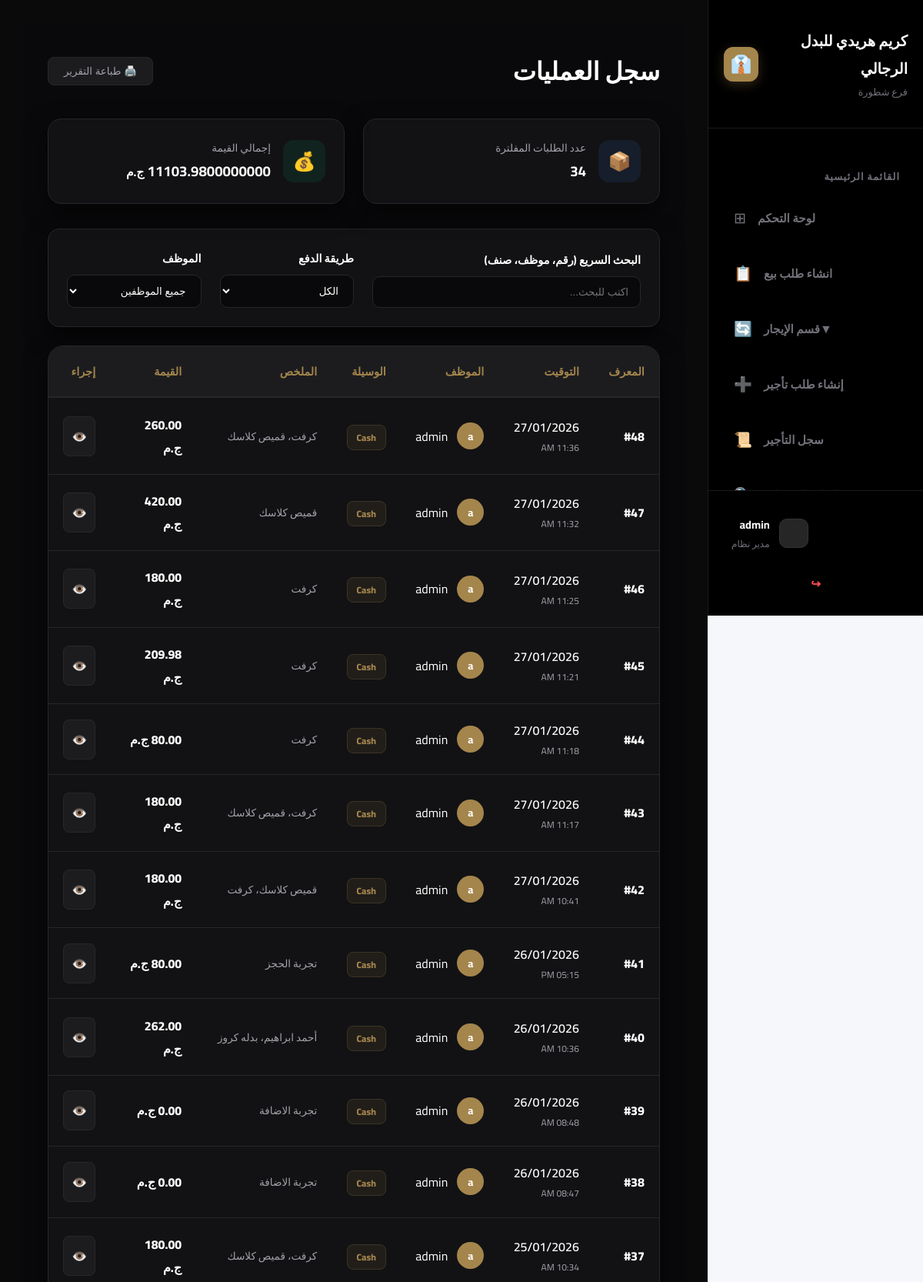
/pos/orders/ (signed in, upper part), run on the app's committed database.
### accounts/models.py (models this page shows, shortened)
class Users(AbstractUser):
    ROLE_CHOICES = (
        ('manager', 'مدير'),
        ('employee', 'موظف'),
        ('designer', 'Designer'),
    )
    role = models.CharField(max_length=10, choices=ROLE_CHOICES, default='employee')
    job_title = models.CharField(max_length=100, blank=True, null=True)
    mobile = models.CharField(max_length=15)

### pos/models.py (models this page shows, shortened)
class Order(models.Model):
    PAYMENT_CHOICES = (('cash', 'Cash'), ('visa', 'Visa'))
    user = models.ForeignKey(settings.AUTH_USER_MODEL, on_delete=models.CASCADE)
    customer = models.ForeignKey(Customer, on_delete=models.CASCADE, null=True, blank=True, verbose_name="العميل")
    payment_method = models.CharField(max_length=10, choices=PAYMENT_CHOICES)
    total_price = models.DecimalField(max_digits=10, decimal_places=2)
    created_at = models.DateTimeField(auto_now_add=True)
    status = models.ForeignKey(Status_order, on_delete=models.CASCADE, verbose_name="حالة الطلب", null=True, blank=True, default=1)

class OrderItem(models.Model):
    order = models.ForeignKey(Order, related_name='items', on_delete=models.CASCADE)
    product = models.ForeignKey(InventoryItem, on_delete=models.CASCADE, verbose_name="الصنف")
    price = models.DecimalField(max_digits=10, decimal_places=2, verbose_name="سعر البيع")
    quantity = models.DecimalField(max_digits=10, decimal_places=2, verbose_name="الكمية")
    rental_order = models.ForeignKey(RentalOrder, on_delete=models.CASCADE, null=True, blank=True, verbose_name="طلب إيجار")

class InventoryItem(models.Model):
    name = models.CharField(max_length=200, verbose_name="اسم الصنف")
    category = models.ForeignKey(IngredientCategory, on_delete=models.CASCADE, related_name='items', verbose_name="الفئة")
    size = models.ForeignKey(Size_choices, on_delete=models.CASCADE, verbose_name="الحجم")
    color = models.ForeignKey(Colors_choices, on_delete=models.CASCADE, verbose_name="اللون")
    quantity = models.PositiveIntegerField(verbose_name="الكمية الحالية")
    min_limit = models.PositiveIntegerField(verbose_name="حد الطلب (الحد الأدنى)")
    unit = models.ForeignKey(Unit_choices, on_delete=models.CASCADE, verbose_name="الوحدة")
    unit_cost = models.DecimalField(max_digits=10, decimal_places=2, verbose_name="سعر الوحدة")
    supply_cost = models.DecimalField(max_digits=10, decimal_places=2, verbose_name="تكلفة التوريد")
    profit = models.DecimalField(max_digits=10, decimal_places=2, verbose_name="الربح المتوقع")
    updated_at = models.DateTimeField(auto_now=True, verbose_name="آخر تحديث")
    Supplier = models.ForeignKey(Supplier, on_delete=models.CASCADE, verbose_name="المورد")
    is_rental = models.BooleanField(default=False, verbose_name="هل الصنف للإيجار؟")
    rental_code = models.CharField(max_length=20, unique=True, null=True, blank=True, editable=False, verbose_name="كود الصنف")

### pos/views.py (the view)
# urls.py: path('orders/', views.orders, name='orders'),
def orders(request):
    user = request.user
    staff_members = None
    if hasattr(user, 'role') and user.role == 'manager':
        all_orders = Order.objects.all().prefetch_related('items__product').order_by('-created_at')
        staff_members = User.objects.all()
    else:
        all_orders = Order.objects.filter(user=user).prefetch_related('items__product').order_by('-created_at')
    total_sales = all_orders.aggregate(Sum('total_price'))['total_price__sum']
    return render(request, 'pos/orders.html', {'orders': all_orders, 'total_sales': total_sales or 0, 'staff_members': staff_members})

### accounts/context_processors.py (called while the page is built)
def notifications_processor(request):
    if request.user.is_authenticated:
        notifications = Notification.objects.filter(user=request.user, is_deleted=False).order_by('-created_at')[:10]
    else:
        notifications = []
    return {'notifications': notifications}

### templates/pos/orders.html (shortened to what this page needs)
{% extends 'base.html' %}
{% load static %}
{% block extra_css %}
<link rel="stylesheet" href="{% static 'css/orders.css' %}">
{% endblock %}
{% block content %}
<div class="orders-container">
    <header class="orders-header">
        <div style="display: flex; justify-content: space-between; align-items: center; margin-bottom: 2rem;">
            <h1 style="font-weight: 800; color: var(--text-dark);">سجل العمليات</h1>
            <button class="action-btn-view" onclick="window.print()" style="padding: 10px 20px;">🖨️ طباعة التقرير</button>
        </div>
        <div class="stats-grid">
            <div class="stat-card">
                <div class="stat-icon blue">📦</div>
                <div class="stat-info">
                    <p style="color: var(--text-gray); font-size: 0.85rem;">عدد الطلبات المفلترة</p>
                    <h3 id="orderCountDisplay">{{ orders.count }}</h3>
                </div>
            </div>
            <div class="stat-card">
                <div class="stat-icon green">💰</div>
                <div class="stat-info">
                    <p style="color: var(--text-gray); font-size: 0.85rem;">إجمالي القيمة</p>
                    <h3 id="filteredSalesDisplay">{{ total_sales|default:"0.00" }} <small>ج.م</small></h3>
                </div>
            </div>
        </div>
    </header>
    <section class="filters-bar">
        <div class="filter-group" style="flex: 2;">
            <label>البحث السريع (رقم، موظف، صنف)</label>
            <div class="search-box">
                <input type="text" id="proSearchInput" placeholder="اكتب للبحث...">
            </div>
        </div>
        <div class="filter-group" style="flex: 1;">
            <label>طريقة الدفع</label>
            <select id="paymentFilter" class="custom-select">
                <option value="all">الكل</option>
            </select>
        </div>
        {% if request.user.role == 'manager' %}
        <div class="filter-group" style="flex: 1;">
            <label>الموظف</label>
            <select id="staffFilter" class="custom-select">
                <option value="all">جميع الموظفين</option>
            </select>
        </div>
        {% endif %}
    </section>
    <div class="table-wrapper">
        <table class="orders-table" id="ordersTable">
            <thead>
                <tr>
                    <th>المعرف</th>
                    <th>التوقيت</th>
                    <th>الموظف</th>
                    <th>الوسيلة</th>
                    <th>الملخص</th>
                    <th>القيمة</th>
                    <th>إجراء</th>
                </tr>
            </thead>
            <tbody id="ordersBody">
                {% for order in orders %}
                <tr class="order-row fade-in"
                    data-payment="{{ order.payment_method }}"
                    data-staff="{{ order.user.get_full_name|default:order.user.username }}">
                    <td class="order-id">#{{ order.id }}</td>
                    <td>
                        <div style="font-weight: 600;">{{ order.created_at|date:"d/m/Y" }}</div>
                        <div style="font-size: 0.75rem; color: var(--text-gray);">{{ order.created_at|date:"h:i A" }}</div>
                    </td>
                    <td>
                        <div class="staff-profile">
                            <div class="avatar-circle">{{ order.user.get_full_name|default:order.user.username|slice:":1" }}</div>
                            <span>{{ order.user.get_full_name|default:order.user.username }}</span>
                        </div>
                    </td>
                    <td>
                        <span class="payment-badge {{ order.payment_method }}">
                            {{ order.get_payment_method_display }}
                        </span>
                    </td>
                    <td>
                        <div style="font-size: 0.85rem; color: var(--text-gray); max-width: 200px;">
                            {% for item in order.items.all %}
                                {{ item.product.name }}{% if not forloop.last %}، {% endif %}
                            {% endfor %}
                        </div>
                    </td>
                    <td style="font-weight: 800;"><span class="price-val">{{ order.total_price }}</span> ج.م</td>
                    <td>
                        <a href="{% url 'order_detail' order.id %}" class="action-btn-view" style="text-decoration: none;">👁️</a>
                    </td>
                </tr>
                {% empty %}
                <tr><td colspan="7" style="text-align:center; padding: 2rem;">لا توجد طلبات مسجلة</td></tr>
                {% endfor %}
            </tbody>
        </table>
    </div>
</div>
{% endblock %}

### templates/includes/sidebar.html (shortened to what this page needs)
<aside class="sidebar">
    <div class="sidebar-header">
        <div class="brand-info">
            <h2 class="store-name">كريم هريدي للبدل الرجالي</h2>
            <p class="store-branch">فرع شطورة</p>
        </div>
        <div class="brand-logo">
            <div class="logo-circle">👔</div> </div>
    </div>
    <nav class="sidebar-menu">
        <div class="menu-section">
            <h3 class="menu-title">القائمة الرئيسية</h3>
            <ul class="menu-items">
                <li>
                    <a href="{% url 'dashboard' %}" class="{% if request.path == '/' %}active{% endif %}">
                        <span class="icon">⊞</span>
                        <span class="text">لوحة التحكم</span>
                    </a>
                </li>
                <li>
                    <a href="{% url 'pos_page' %}" class="{% if request.resolver_match.url_name == 'pos_page' %}active{% endif %}">
                        <span class="icon">📋</span>
                        <span class="text">انشاء طلب بيع</span>
                    </a>
                </li>
                <li class="menu-item-dropdown">
                    <a href="javascript:void(0)" class="dropdown-trigger {% if 'rental' in request.path %}active{% endif %}" onclick="toggleDropdown(this)">
                        <span class="icon">🔄</span>
                        <span class="text">قسم الإيجار</span>
                        <span class="arrow">▼</span>
                    </a>
                    <ul class="submenu">
                        <li>
                            <a href="{% url 'pos_rental_page' %}" class="{% if request.resolver_match.url_name == 'pos_rental_page' %}active{% endif %}">
                                <span class="icon">➕</span>
                                <span class="text">إنشاء طلب تأجير</span>
                            </a>
                        </li>
                        <li>
                            <a href="/pos/rental_items/" class="{% if '/pos/rental_items/' in request.path %}active{% endif %}">
                                <span class="icon">📜</span>
                                <span class="text">سجل التأجير</span>
                            </a>
                        </li>
                        <li>
                            <a href="/pos/rental-items-log/" class="{% if '/pos/rental_items_list/' in request.path %}active{% endif %}">
                                <span class="icon">🔍</span>
                                <span class="text">تتبع البدل والمنتجات</span>
                            </a>
                        </li>
                    </ul>
                </li>
            </ul>
        </div>
    </nav>
    <div class="user-section">
        <div class="user-info-wrapper">
            <div class="user-avatar">
            </div>
            <div class="user-details">
                <h4 class="user-name">
                    {% if user.is_authenticated %}
                        {{ user.get_full_name|default:user.username }}
                    {% else %}
                        زائر
                    {% endif %}
                </h4>
                <p class="user-role">
                    {% if user.is_authenticated %}
                        {% if user.is_superuser %}مدير نظام{% else %}كاشير{% endif %}
                    {% else %}
                        غير مسجل
                    {% endif %}
                </p>
            </div>
        </div>
        <form method="post" action="{% url 'logout' %}">
            <button type="submit" class="logout-btn" title="تسجيل الخروج">
                <span class="logout-icon">↪</span>
            </button>
        </form>
    </div>
</aside>

### static/css/base.css (style rules this page uses)
.main-content label { color: #ffffff !important; margin-bottom: 8px; display: inline-block; font-weight: 600; }

### static/css/sidebar.css (style rules this page uses)
:root { --accent-gold: #a4854c; --surface-dark: #111111; --bg-active: #1c1c1c; --text-gold: #bc9c65; --text-white: #ffffff; --text-dim: #71717a; --sidebar-width: 280px; }
.sidebar { width: var(--sidebar-width); height: 100vh; background: #000000; display: flex; flex-direction: column; border-left: 1px solid #1a1a1a; position: fixed; right: 0; top: 0; font-family: 'Cairo', sans-serif; z-index: 1000; }
.sidebar-header { padding: 35px 20px; display: flex; justify-content: flex-end; align-items: center; gap: 15px; border-bottom: 1px solid #1a1a1a; }
.store-name { font-size: 1.2rem; font-weight: 800; margin: 0; color: var(--text-white); }
.store-branch { font-size: 0.8rem; margin: 0; color: var(--text-dim); }
.logo-circle { width: 45px; height: 45px; background: var(--accent-gold); border-radius: 12px; display: flex; align-items: center; justify-content: center; font-size: 1.4rem; color: white; box-shadow: 0 4px 15px rgba(164, 133, 76, 0.3); }
.sidebar-menu { flex-grow: 1; padding: 25px 15px; overflow-y: auto; }
.menu-title { font-size: 0.8rem; color: var(--text-dim); margin: 25px 15px 10px 0; font-weight: 700; text-transform: uppercase; letter-spacing: 1px; }
.menu-items { list-style: none; padding: 0; margin: 0; }
.menu-items li a { display: flex; align-items: center; justify-content: flex-end; padding: 14px 18px; text-decoration: none; color: var(--text-dim); border-radius: 14px; margin-bottom: 8px; transition: all 0.3s cubic-bezier(0.4, 0, 0.2, 1); position: relative; }
.menu-items li a .icon { order: 2; margin-left: 0; margin-right: 15px; font-size: 1.2rem; }
.menu-items li a .text { order: 1; font-weight: 600; font-size: 0.95rem; }
.user-section { padding: 20px; border-top: 1px solid #1a1a1a; display: flex; flex-direction: column; gap: 10px; }
.user-info-wrapper { display: flex; align-items: center; justify-content: flex-end; gap: 12px; padding: 10px; }
.user-avatar { width: 38px; height: 38px; background: #262626; border: 1px solid #333; border-radius: 10px; display: flex; align-items: center; justify-content: center; color: var(--accent-gold); font-weight: bold; }
.user-name { font-size: 0.9rem; margin: 0; color: var(--text-white); font-weight: 700; }
.user-role { font-size: 0.75rem; margin: 0; color: var(--text-dim); }
.logout-btn { display: flex; align-items: center; justify-content: center; gap: 8px; background: none; border: none; color: #ff4d4d; font-size: 0.95rem; font-weight: 700; cursor: pointer; padding: 12px; width: 100%; transition: 0.2s; }

### templates/base.html (style rules this page uses)
* { margin: 0; padding: 0; box-sizing: border-box; }
body { font-family: 'Cairo', sans-serif; background-color: #f5f7fa; margin: 0; padding-right: 280px; min-height: 100vh; }

### data on the page
Users: get_full_name "admin"
Order: id "48", created_at "27/01/2026", created_at "11:36 AM", user.get_full_name "a", user.get_full_name "admin", payment_method "Cash", total_price "260.00"
OrderItem: product.name "كرفت"
OrderItem: product.name "قميص كلاسك"
Order: id "47", created_at "27/01/2026", created_at "11:32 AM", user.get_full_name "a", user.get_full_name "admin", payment_method "Cash", total_price "420.00"
OrderItem: product.name "قميص كلاسك"
Order: id "46", created_at "27/01/2026", created_at "11:25 AM", user.get_full_name "a", user.get_full_name "admin", payment_method "Cash", total_price "180.00"
OrderItem: product.name "كرفت"
Order: id "45", created_at "27/01/2026", created_at "11:21 AM", user.get_full_name "a", user.get_full_name "admin", payment_method "Cash", total_price "209.98"
OrderItem: product.name "كرفت"
Order: id "44", created_at "27/01/2026", created_at "11:18 AM", user.get_full_name "a", user.get_full_name "admin", payment_method "Cash", total_price "80.00"
OrderItem: product.name "كرفت"
Order: id "43", created_at "27/01/2026", created_at "11:17 AM", user.get_full_name "a", user.get_full_name "admin", payment_method "Cash", total_price "180.00"
OrderItem: product.name "كرفت"
OrderItem: product.name "قميص كلاسك"
Order: id "42", created_at "27/01/2026", created_at "10:41 AM", user.get_full_name "a", user.get_full_name "admin", payment_method "Cash", total_price "180.00"
OrderItem: product.name "قميص كلاسك"
OrderItem: product.name "كرفت"
Order: id "41", created_at "26/01/2026", created_at "05:15 PM", user.get_full_name "a", user.get_full_name "admin", payment_method "Cash", total_price "80.00"
OrderItem: product.name "تجربة الحجز"
Order: id "40", created_at "26/01/2026", created_at "10:36 AM", user.get_full_name "a", user.get_full_name "admin", payment_method "Cash", total_price "262.00"
OrderItem: product.name "أحمد ابراهيم"
OrderItem: product.name "بدله كروز"
Order: id "39", created_at "26/01/2026", created_at "08:48 AM", user.get_full_name "a", user.get_full_name "admin", payment_method "Cash", total_price "0.00"
OrderItem: product.name "تجربة الاضافة"
Order: id "38", created_at "26/01/2026", created_at "08:47 AM", user.get_full_name "a", user.get_full_name "admin", payment_method "Cash", total_price "0.00"
OrderItem: product.name "تجربة الاضافة"
Order: id "37", created_at "25/01/2026", created_at "10:34 AM", user.get_full_name "a", user.get_full_name "admin", payment_method "Cash", total_price "180.00"
OrderItem: product.name "كرفت"
OrderItem: product.name "قميص كلاسك"

### other printed values
{{ orders.count }} "34"
{{ total_sales|default:"0.00" }} "11103.9800000000"
